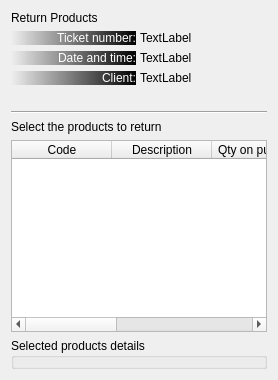
      <widget class="QWidget" name="pageReturnProduct">
       <layout class="QVBoxLayout" name="verticalLayout_3">
        <item>
         <widget class="QLabel" name="label_4">
          <property name="text">
           <string>Return Products</string>
          </property>
         </widget>
        </item>
        <item>
         <layout class="QGridLayout" name="gridLayout">
          <property name="horizontalSpacing">
           <number>4</number>
          </property>
          <property name="verticalSpacing">
           <number>6</number>
          </property>
          <item row="0" column="0">
           <widget class="QLabel" name="label_6">
            <property name="minimumSize">
             <size>
              <width>125</width>
              <height>0</height>
             </size>
            </property>
            <property name="styleSheet">
             <string notr="true">background-color: qlineargradient(spread:pad, x1:0, y1:0, x2:1, y2:0, stop:1 rgba(0, 0, 0, 255), stop:0 rgba(255, 255, 255, 0));
color: rgb(255, 255, 255);
font: 75 9pt &quot;Lucida Grande&quot;;</string>
            </property>
            <property name="text">
             <string>Ticket number:</string>
            </property>
            <property name="alignment">
             <set>Qt::AlignRight|Qt::AlignTrailing|Qt::AlignVCenter</set>
            </property>
           </widget>
          </item>
          <item row="0" column="1">
           <widget class="QLabel" name="label_9">
            <property name="sizePolicy">
             <sizepolicy hsizetype="Maximum" vsizetype="Preferred">
              <horstretch>0</horstretch>
              <verstretch>0</verstretch>
             </sizepolicy>
            </property>
            <property name="text">
             <string>TextLabel</string>
            </property>
           </widget>
          </item>
          <item row="1" column="0">
           <widget class="QLabel" name="label_7">
            <property name="minimumSize">
             <size>
              <width>125</width>
              <height>0</height>
             </size>
            </property>
            <property name="styleSheet">
             <string notr="true">background-color: qlineargradient(spread:pad, x1:0, y1:0, x2:1, y2:0, stop:1 rgba(0, 0, 0, 255), stop:0 rgba(255, 255, 255, 0));
color: rgb(255, 255, 255);
font: 75 9pt &quot;Lucida Grande&quot;;</string>
            </property>
            <property name="text">
             <string>Date and time:</string>
            </property>
            <property name="alignment">
             <set>Qt::AlignRight|Qt::AlignTrailing|Qt::AlignVCenter</set>
            </property>
           </widget>
          </item>
          <item row="1" column="1">
           <widget class="QLabel" name="label_10">
            <property name="sizePolicy">
             <sizepolicy hsizetype="Maximum" vsizetype="Preferred">
              <horstretch>0</horstretch>
              <verstretch>0</verstretch>
             </sizepolicy>
            </property>
            <property name="text">
             <string>TextLabel</string>
            </property>
           </widget>
          </item>
          <item row="2" column="0">
           <widget class="QLabel" name="label_8">
            <property name="minimumSize">
             <size>
              <width>125</width>
              <height>0</height>
             </size>
            </property>
            <property name="styleSheet">
             <string notr="true">background-color: qlineargradient(spread:pad, x1:0, y1:0, x2:1, y2:0, stop:1 rgba(0, 0, 0, 255), stop:0 rgba(255, 255, 255, 0));
color: rgb(255, 255, 255);
font: 75 9pt &quot;Lucida Grande&quot;;</string>
            </property>
            <property name="text">
             <string>Client:</string>
            </property>
            <property name="alignment">
             <set>Qt::AlignRight|Qt::AlignTrailing|Qt::AlignVCenter</set>
            </property>
           </widget>
          </item>
          <item row="2" column="1">
           <widget class="QLabel" name="label_11">
            <property name="sizePolicy">
             <sizepolicy hsizetype="MinimumExpanding" vsizetype="Preferred">
              <horstretch>0</horstretch>
              <verstretch>0</verstretch>
             </sizepolicy>
            </property>
            <property name="text">
             <string>TextLabel</string>
            </property>
           </widget>
          </item>
         </layout>
        </item>
        <item>
         <spacer name="verticalSpacer_2">
          <property name="orientation">
           <enum>Qt::Vertical</enum>
          </property>
          <property name="sizeType">
           <enum>QSizePolicy::Minimum</enum>
          </property>
          <property name="sizeHint" stdset="0">
           <size>
            <width>20</width>
            <height>20</height>
           </size>
          </property>
         </spacer>
        </item>
        <item>
         <widget class="Line" name="line">
          <property name="orientation">
           <enum>Qt::Horizontal</enum>
          </property>
         </widget>
        </item>
        <item>
         <widget class="QLabel" name="label_3">
          <property name="text">
           <string>Select the products to return</string>
          </property>
         </widget>
        </item>
        <item>
         <widget class="QTableWidget" name="tableReturnProducts">
          <column>
           <property name="text">
            <string>Code</string>
           </property>
          </column>
          <column>
           <property name="text">
            <string>Description</string>
           </property>
          </column>
          <column>
           <property name="text">
            <string>Qty on purchase</string>
           </property>
          </column>
          <column>
           <property name="text">
            <string>Price</string>
           </property>
          </column>
          <column>
           <property name="text">
            <string>Qty to return</string>
           </property>
          </column>
         </widget>
        </item>
        <item>
         <widget class="QGroupBox" name="groupBox">
          <property name="minimumSize">
           <size>
            <width>0</width>
            <height>0</height>
           </size>
          </property>
          <property name="title">
           <string>Selected products details</string>
          </property>
          <widget class="QLabel" name="lblReturnProdQty">
           <property name="geometry">
            <rect>
             <x>20</x>
             <y>30</y>
             <width>57</width>
             <height>17</height>
            </rect>
           </property>
           <property name="frameShape">
            <enum>QFrame::NoFrame</enum>
           </property>
           <property name="text">
            <string>TextLabel</string>
           </property>
          </widget>
         </widget>
        </item>
       </layout>
      </widget>
